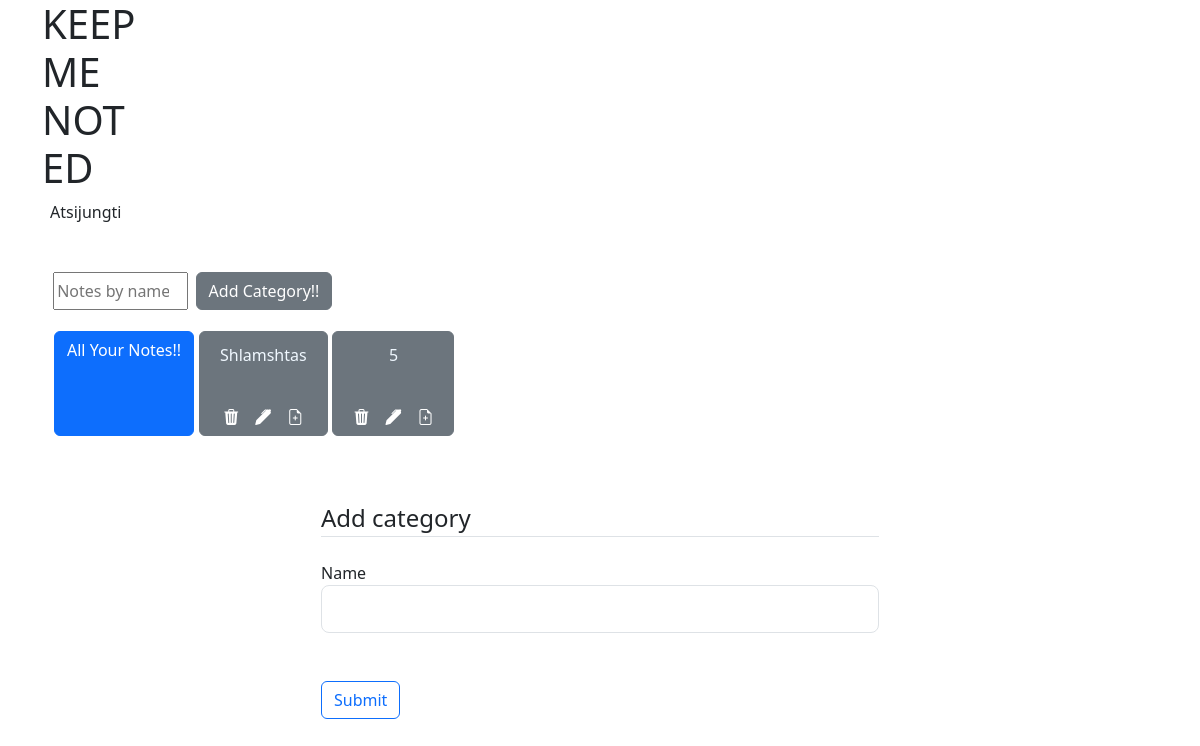
The page /add (signed in) on the database as committed earlier.
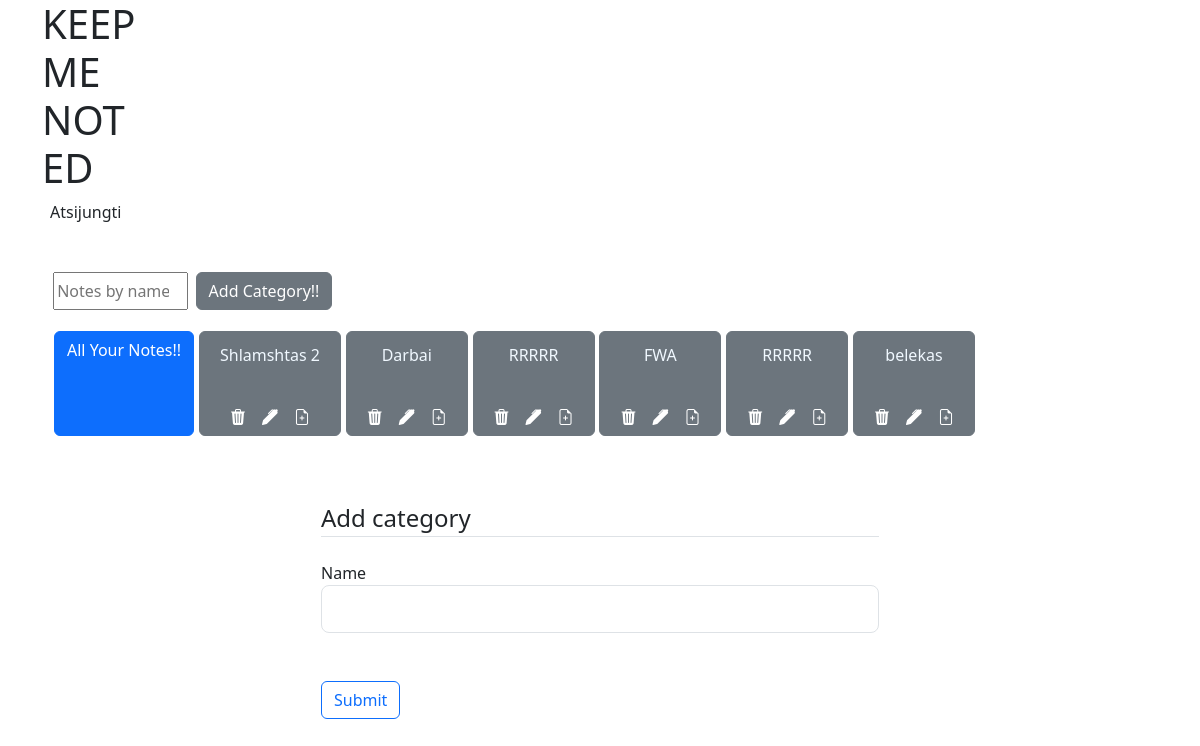
The same page on the database as committed later.
### app/db_models/Category.py (models this page shows, shortened)
class Category(db.Model):
    __tablename__ = "categories"
    id = db.Column(db.Integer, primary_key=True)
    category_name = db.Column(db.String(50), nullable=False)
    notes = db.relationship("Note", backref="categories", cascade='all, delete')

### app/routes.py (the view)
@app.route('/add', methods =['GET' , 'POST'])
@login_required
def add_category():
    categories = Category.query.all()
    form = AddCategoryForm()
    if request.method == 'POST' and form.validate_on_submit():
        category = Category(category_name = form.name.data)
        db.session.add(category)
        db.session.commit()
        print('Category added')
        return redirect(url_for('main'))
    return render_template ("addCategory.html",form=form , categories=categories)

### app/forms.py
class AddCategoryForm(FlaskForm):
    name = StringField("Name", [DataRequired(),Length(max=50)],)
    submit = SubmitField('Submit')

class SearchForm(FlaskForm):
    searched = StringField("Searched", [DataRequired()])
    submit = SubmitField('Submit')

### app/routes.py (called while the page is built)
@login_manager.user_loader
def load_user(user_id):
    return User.query.get(user_id)

@app.context_processor
def base():
    form = SearchForm()
    return dict(form=form)

### app/templates/addCategory.html (shortened to what this page needs)
{% extends "main.html" %}
{% block content %}
<div class="content-section; w-50 p-3; mx-auto pt-5" >
    <form method="POST" action="">
       <fieldset class="form-group">
           <legend class="border-bottom mb-4">Add category</legend>
           <div class="form-group">
                {{ form.name.label(class="form-control-label") }}
                {% if form.name.errors %}
                {{ form.name(class="form-control form-control-lg is-invalid") }}
                <div class="invalid-feedback">
                {% for error in form.name.errors %}
                <span>{{ error }}</span>
                {% endfor %}
                </div>
                {% else %}
                {{ form.name(class="form-control form-control-lg") }}
                {% endif %}
           </div>
           <br>
       </fieldset>
             <br>
       <div class="form-group" style="margin-bottom: 2rem;">
          {{ form.submit(class="btn btn-outline-primary") }}
       </div>
    </form>
</div>
{% endblock content %}

### app/templates/main.html (shortened to what this page needs)
<!DOCTYPE html>
<html lang="en">
<head>
    <link href="https://cdn.jsdelivr.net/npm/bootstrap@5.3.0-alpha1/dist/css/bootstrap.min.css" rel="stylesheet"
 />
    <link rel="stylesheet" href="https://cdn.jsdelivr.net/npm/bootstrap-icons@1.10.3/font/bootstrap-icons.css">
</head>
<body>
  <div class="container">
    <h1 contenteditable="true" style="width: 100px;">KEEP ME NOTED</h1>
    {% if current_user.is_authenticated %}
    <li style="list-style:none; margin-right:3rem;">
      <a href="{{ url_for('logout') }}" class="nav-link px-2 ">Atsijungti</a>
    </li>
    {%endif%}
    <div class="content-section;  p-3; mx-auto pt-5" style="text-align: center; max-width: 30%;">
    </div>
    <div style="display: flex; padding: 0rem  0.7rem;margin-bottom: 1rem;" >
      <form method="POST" class = "d-flex" action="{{url_for('search')}}">
          <input class="form_control me-2"  type="search" placeholder="Notes by name" aria-label="Search" , name="searched" style="width: 8.4rem;">
      </form>
      <a class="btn btn-secondary" href="{{ url_for('add_category')}}" class="nav-link px-2 ">Add Category!!</a>
    </div>
    <div class="container d-flex justify-content-start  mb-3 flex-wrap" >
        <a class="btn btn-primary" href="{{ url_for('all_notes')}}" class="nav-link px-2 " style="margin: 0.3rem  0.3rem  0rem  0rem; ">All Your Notes!!</a>
        {% for category in categories %}
        <div class="btn btn-secondary" id= "category.id "style="margin: 0.3rem  0.3rem  0rem  0rem; ">
        <a href="{{ url_for('notes' , id = category.id )}}" style="margin: 0.3rem  0.3rem  0rem  0rem; width:10rem;
                          height: 5rem; word-wrap: break-word; text-decoration: none;">
            <h6 style="padding: 0.5rem; color: aliceblue; " >{{category['category_name']}}</h6>
        </a>
        <div style="display: flex; justify-content: center;">
          <a  href="{{ url_for('delete' , id = category.id) }}" class="nav-link px-2 ">
            <i class="bi bi-trash3-fill"></i>
          </a>
          <a href="{{ url_for('edit_category' , id = category.id )}}" class="nav-link px-2 ">
            <i class="bi bi-pen-fill"></i>
          </a>
          <a href="{{ url_for('noting' , id = category.id )}}" class="nav-link px-2 ">
            <i class="bi bi-file-earmark-plus"></i>
          </a>
        </div>
        </div>
        {% endfor %}
      </div>
        {% block content %}
        {% endblock %}
  </div>
</body>
</html>

Rows that differ between the two databases and show on the page:
changed Category: category_name "Shlamshtas" → "Shlamshtas 2"
changed Category: category_name "5" → "Darbai"
added Category: category_name "RRRRR"
added Category: category_name "FWA"
added Category: category_name "RRRRR"
added Category: category_name "belekas"
